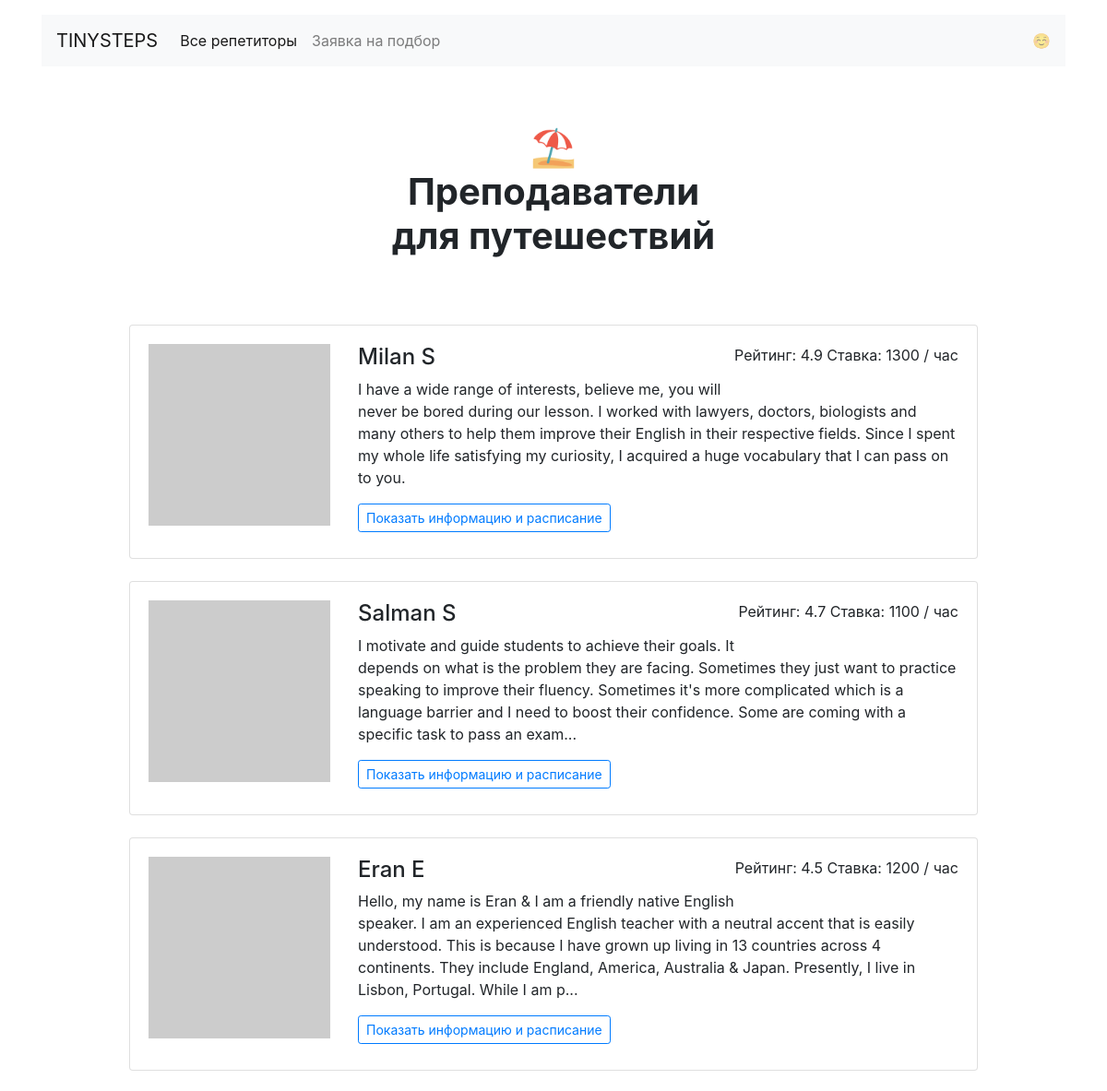
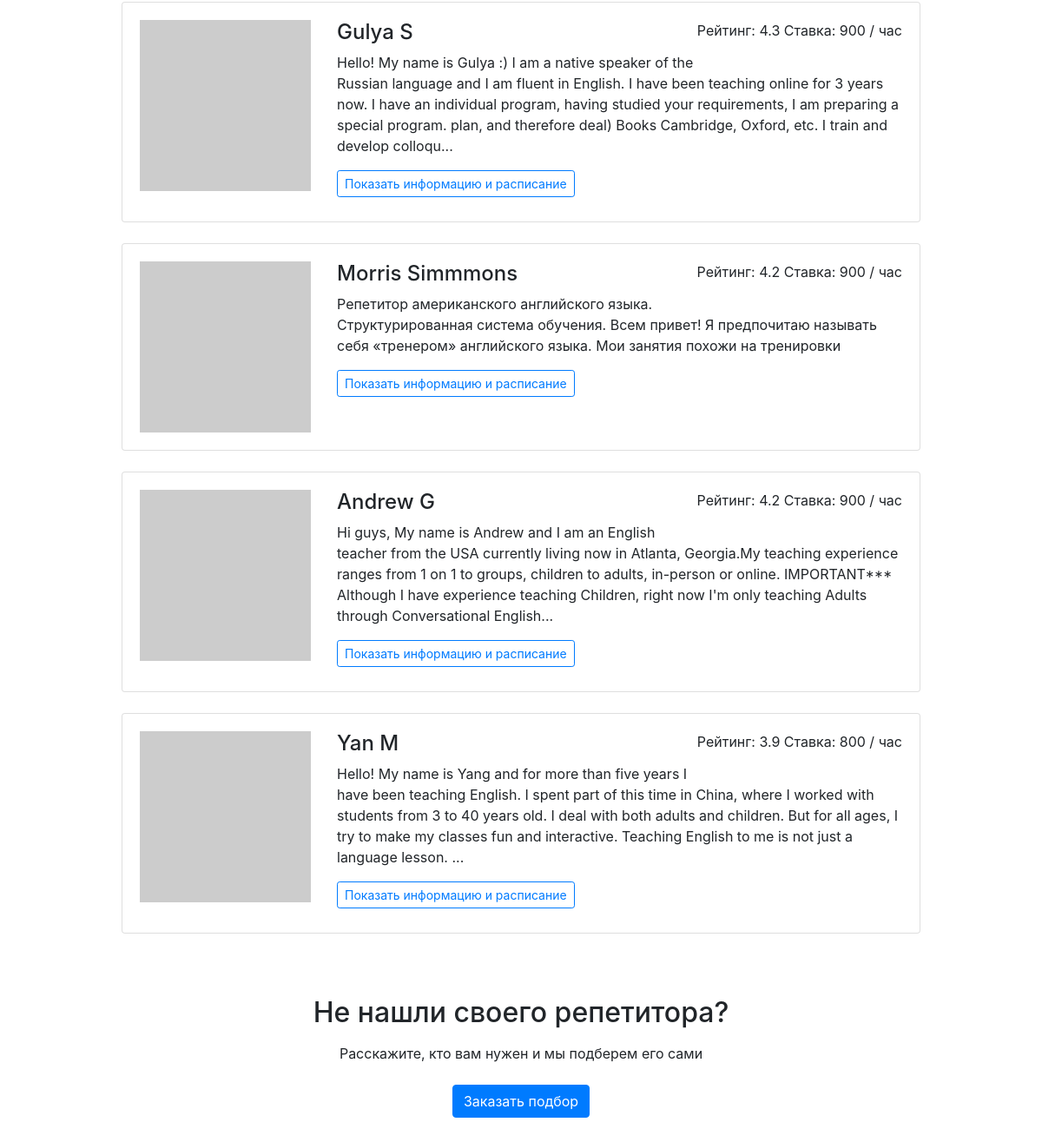
The page /goal/travel/ on the database its author committed (2 pictures, top to bottom).
### models.py (models this page shows)
class Goal(db.Model):
    __tablename__ = "goals"
    id = db.Column(db.Integer, primary_key=True)
    name_slug = db.Column(db.String, nullable=False)
    name = db.Column(db.String, nullable=False)
    name_symvol = db.Column(db.String(1), nullable=False)
    teachers = db.relationship(
        "Teacher", secondary=asocciation_table, back_populates="goals"
    )

class Teacher(db.Model):
    __tablename__ = "teachers"
    id = db.Column(db.Integer, primary_key=True)
    name = db.Column(db.String, nullable=False)
    about = db.Column(db.String, nullable=False)
    rating = db.Column(db.Float, nullable=False)
    picture = db.Column(db.String, nullable=False)
    price = db.Column(db.Integer, nullable=False)
    free = db.Column(db.String, nullable=False)
    goals = db.relationship(
        "Goal", secondary=asocciation_table, back_populates="teachers"
    )
    bookings = db.relationship('Booking', back_populates='teachers')

### views.py (the view)
@app.route("/goal/<goal>/")
def goal_view(goal):
    goal_query = Goal.query.filter(Goal.name_slug == goal).first_or_404()
    teachers = Teacher.query.filter(Teacher.goals.any(Goal.name_slug == goal)).order_by(Teacher.rating.desc()).all()
    name_goal = goal_query.name
    name_goal_symbol = goal_query.name_symvol
    return render_template("goal.html", name_goal=name_goal, name_goal_symbol=name_goal_symbol, teachers=teachers)

### templates/goal.html (shortened to what this page needs)
{% extends 'base.html' %}
{% block content %}
<main class="container mt-3">
    <h1 class="h1 text-center w-50 mx-auto mt-1 py-5 mb-4"><strong>{{ name_goal_symbol }}<br/>Преподаватели <br>{{
        name_goal | lower }}</strong></h1>
    <div class="row">
        <div class="col-12 col-lg-10 offset-lg-1 m-auto">
            {% for teacher in teachers | sort (attribute="rating", reverse=True) %}
            <div class="card mb-4">
                <div class="card-body">
                    <div class="row">
                        <div class="col-3"><img src="{{teacher.picture}}" class="img-fluid" alt=""></div>
                        <div class="col-9">
                            <p class="float-right">Рейтинг: {{teacher.rating}} Ставка: {{teacher.price}} / час</p>
                            <h2 class="h4">{{teacher.name}}</h2>
                            <p>{{teacher.about | truncate(330, True) }}</p>
                            <a href="/profile/{{teacher.id}}" class="btn btn-outline-primary btn-sm mr-3 mb-2">Показать
                                информацию и расписание</a>
                        </div>
                    </div>
                </div>
            </div>
            {% endfor %}
        </div>
    </div>
    <h2 class="text-center mt-5 mb-3">Не нашли своего репетитора?</h2>
    <p class="text-center mb-4">Расскажите, кто вам нужен и мы подберем его сами</p>
    <div class="text-center pb-5">
        <a href="/request/" class="btn btn-primary">Заказать подбор</a>
    </div>
</main>
{% endblock %}

### rows shown on the page
Goal: name "для путешествий"
Teacher: rating "4.9", price "1300", name "Milan S", about "I have a wide range of interests, believe me, you will never be bored during our lesson. I worked with lawyers, doctors, biologists and many others to help them improve their English in their respective fields. Since I spent my whole life satisfying my curiosity, I acquired a huge vocabulary that I can pass on to you."
Teacher: rating "4.7", price "1100", name "Salman S", about "I motivate and guide students to achieve their goals. It depends on what is the problem they are facing. Sometimes they just want to practice speaking to improve their fluency. Sometimes it's more complicated which is a language barrier and I need to boost their confidence. Some are coming with a specific task to pass an exam..."
Teacher: rating "4.5", price "1200", name "Eran E", about "Hello, my name is Eran & I am a friendly native English speaker. I am an experienced English teacher with a neutral accent that is easily understood. This is because I have grown up living in 13 countries across 4 continents. They include England, America, Australia & Japan. Presently, I live in Lisbon, Portugal. While I am p..."
Teacher: rating "4.3", price "900", name "Gulya S", about "Hello! My name is Gulya :) I am a native speaker of the Russian language and I am fluent in English. I have been teaching online for 3 years now. I have an individual program, having studied your requirements, I am preparing a special program. plan, and therefore deal) Books Cambridge, Oxford, etc. I train and develop colloqu..."
Teacher: rating "4.2", price "900", name "Morris Simmmons", about "Репетитор американского английского языка. Структурированная система обучения. Всем привет! Я предпочитаю называть себя «тренером» английского языка. Мои занятия похожи на тренировки"
Teacher: rating "4.2", price "900", name "Andrew G", about "Hi guys, My name is Andrew and I am an English teacher from the USA currently living now in Atlanta, Georgia.My teaching experience ranges from 1 on 1 to groups, children to adults, in-person or online. IMPORTANT*** Although I have experience teaching Children, right now I'm only teaching Adults through Conversational English..."
Teacher: rating "3.9", price "800", name "Yan M", about "Hello! My name is Yang and for more than five years I have been teaching English. I spent part of this time in China, where I worked with students from 3 to 40 years old. I deal with both adults and children. But for all ages, I try to make my classes fun and interactive. Teaching English to me is not just a language lesson. ..."

### other values the page prints
{{ name_goal_symbol }} "⛱"
